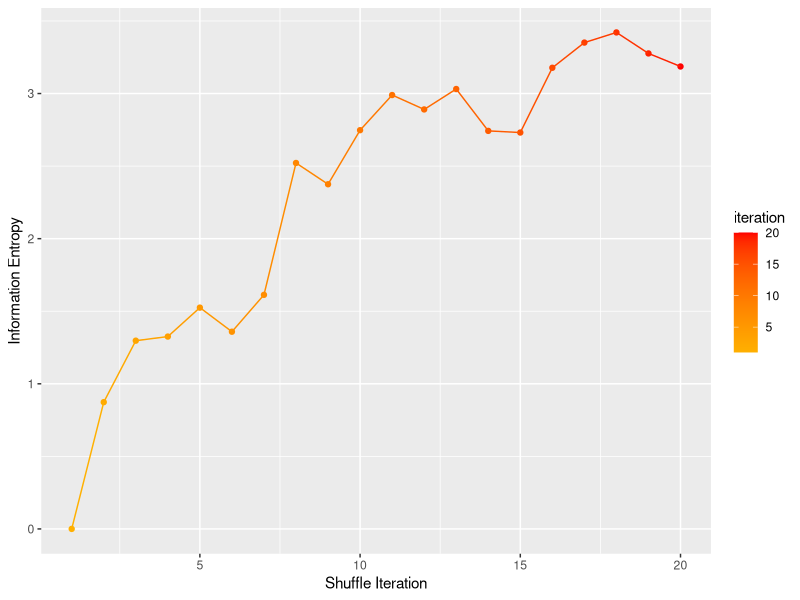
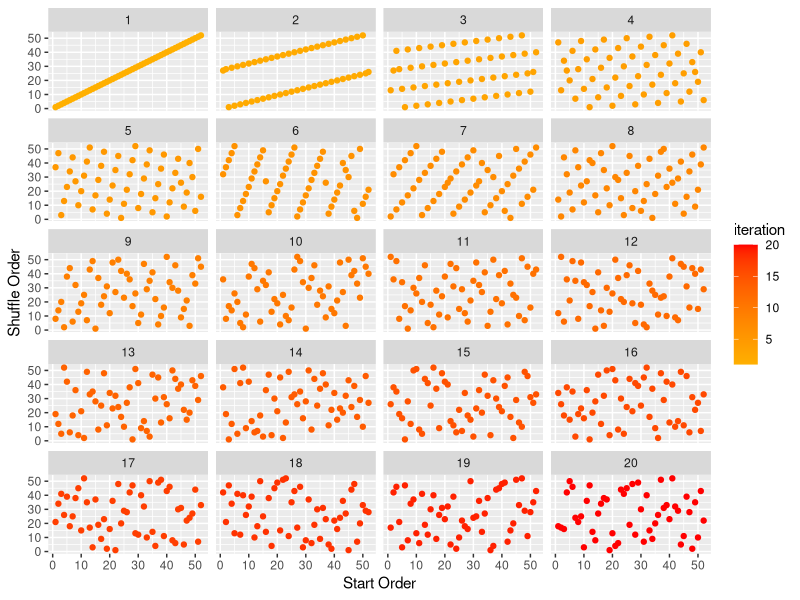
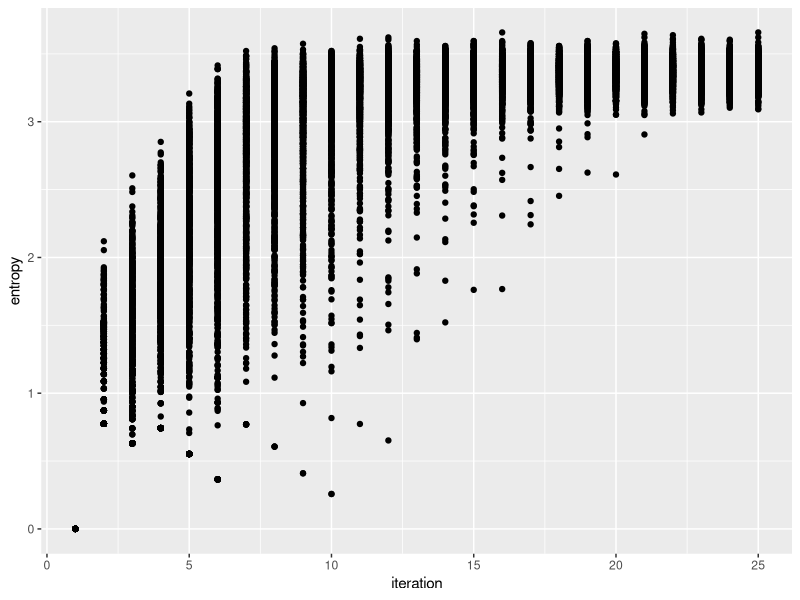

Recreate these plots in R, in order. (Note: a time limit stopped this script after it produced the figures.)
## ---- chunk 1
library(ggplot2)
# Number of cards
ncard <- 52 
# Number of shuffles to plot
nshuffle <- 20
# Parameter between 0 and 1 to control randomness of the shuffle
# Setting this closer to 1 makes the initial correlations fade away
# more slowly, setting it closer to 0 makes them fade away faster
mixprob <- 0.985 
# Make data frame to keep track of progress
shuffleorder <- NULL
startorder <- NULL
iteration <- NULL
shuffletracker <- data.frame(shuffleorder, startorder, iteration)
# Initialize cards in sequential order
startorder <- seq(1,ncard)
shuffleorder <- startorder
entropy <- rep(0, nshuffle)
# Loop over each new shuffle
for (ii in 1:nshuffle) {
    # Append previous results to data frame
    iteration <- rep(ii, ncard)
    shuffletracker <- rbind(shuffletracker, data.frame(shuffleorder,
                            startorder, iteration))
    # Calculate pairwise value difference histogram
    freq <- rep(0, ncard)
    for (ij in 1:ncard) {
        if (ij == 1) {
            idx <- shuffleorder[1] - shuffleorder[ncard]
        } else {
            idx <- shuffleorder[ij] - shuffleorder[ij-1]
        }
        # Impose periodic boundary condition
        if (idx < 1) {
            idx <- idx + ncard
        }
        freq[idx] <- freq[idx] + 1
    }
    # Sum over frequency histogram to compute entropy
    for (ij in 1:ncard) {
        if (freq[ij] == 0) {
            x <- 0
        } else {
            p <- freq[ij] / ncard
            x <- -p * log(p, base=exp(1))
        }
        entropy[ii] <- entropy[ii] + x
    }
    # Shuffle the cards to prepare for the next iteration
    lefthand <- shuffleorder[floor((ncard/2)+1):ncard]
    righthand <- shuffleorder[1:floor(ncard/2)]
    ij <- 0
    ik <- 0
    while ((ij+ik) < ncard) {
        if ((runif(1) < mixprob) & (ij < length(lefthand))) {
            ij <- ij + 1
            shuffleorder[ij+ik] <- lefthand[ij]
        }
        if ((runif(1) < mixprob) & (ik < length(righthand))) {
            ik <- ik + 1
            shuffleorder[ij+ik] <- righthand[ik]
        }
    }
}
# Plot entropy vs. shuffle iteration
iteration <- seq(1, nshuffle)
output <- data.frame(iteration, entropy)
#print(qplot(iteration, entropy, data=output, xlab="Shuffle Iteration", 
#            ylab="Information Entropy", geom=c("point", "line"),
#            color=iteration) + scale_color_gradient(low="#ffb000",
#            high="red"))
# -- plot in notebook --
qplot(iteration, entropy, data=output, xlab="Shuffle Iteration", 
            ylab="Information Entropy", geom=c("point", "line"),
            color=iteration) + scale_color_gradient(low="#ffb000",
            high="red")
# Plot gradually de-correlating sort order
#dev.new()
#print(qplot(startorder, shuffleorder, data=shuffletracker, color=iteration,
#            xlab="Start Order", ylab="Shuffle Order") + facet_wrap(~ iteration,
#            ncol=4) + scale_color_gradient(low="#ffb000", high="red"))
# -- plot in notebook --
qplot(startorder, shuffleorder, data=shuffletracker, color=iteration,
            xlab="Start Order", ylab="Shuffle Order") + facet_wrap(~ iteration,
            ncol=4) + scale_color_gradient(low="#ffb000", high="red")
## ---- chunk 2

library(ggplot2)
library(forcats)


# set random seed
set.seed(3842553)

# Number of cards
ncard <- 52 
# Number of shuffles to plot
nshuffle <- 25
# Parameter between 0 and 1 to control randomness of the shuffle
# Setting this closer to 1 makes the initial correlations fade away
# more slowly, setting it closer to 0 makes them fade away faster
mixprob <- 0.985 
# Number of runs
runs <- 1000
runnum <- NULL
iteration <- NULL
entropy <- NULL
output <- data.frame(runnum, iteration, entropy)
# Start new loop
for (runnum in 1:runs){
# Make data frame to keep track of progress
shuffleorder <- NULL
startorder <- NULL
iteration <- NULL
shuffletracker <- data.frame(shuffleorder, startorder, iteration)
# Initialize cards in sequential order
startorder <- seq(1,ncard)
shuffleorder <- startorder
entropy <- rep(0, nshuffle)
# Loop over each new shuffle
for (ii in 1:nshuffle) {
    # Append previous results to data frame
    iteration <- rep(ii, ncard)
    shuffletracker <- rbind(shuffletracker, data.frame(shuffleorder,
                            startorder, iteration))
    # Calculate pairwise value difference histogram
    freq <- rep(0, ncard)
    for (ij in 1:ncard) {
        if (ij == 1) {
            idx <- shuffleorder[1] - shuffleorder[ncard]
        } else {
            idx <- shuffleorder[ij] - shuffleorder[ij-1]
        }
        # Impose periodic boundary condition
        if (idx < 1) {
            idx <- idx + ncard
        }
        freq[idx] <- freq[idx] + 1
    }
    # Sum over frequency histogram to compute entropy
    for (ij in 1:ncard) {
        if (freq[ij] == 0) {
            x <- 0
        } else {
            p <- freq[ij] / ncard
            x <- -p * log(p, base=exp(1))
        }
        entropy[ii] <- entropy[ii] + x
    }
    # Shuffle the cards to prepare for the next iteration
    lefthand <- shuffleorder[floor((ncard/2)+1):ncard]
    righthand <- shuffleorder[1:floor(ncard/2)]
    ij <- 0
    ik <- 0
    while ((ij+ik) < ncard) {
        if ((runif(1) < mixprob) & (ij < length(lefthand))) {
            ij <- ij + 1
            shuffleorder[ij+ik] <- lefthand[ij]
        }
        if ((runif(1) < mixprob) & (ik < length(righthand))) {
            ik <- ik + 1
            shuffleorder[ij+ik] <- righthand[ik]
        }
    }
}
iteration <- seq(1, nshuffle)
output2 <- data.frame(runnum, iteration, entropy)
output <- rbind(output, output2)
}
## ---- chunk 3

# set random seed
set.seed(3842553)

# Number of cards
ncard <- 52 
# Number of shuffles to plot
nshuffle <- 25
# Parameter between 0 and 1 to control randomness of the shuffle
# Setting this closer to 1 makes the initial correlations fade away
# more slowly, setting it closer to 0 makes them fade away faster
mixprob <- 0.985 

runnum <- NULL
iteration <- NULL
entropy <- NULL
output <- data.frame(runnum, iteration, entropy)


# FUNCTION

shuffle_fun <- function(runs){

# Start new loop
for (runnum in 1:runs){
# Make data frame to keep track of progress
shuffleorder <- NULL
startorder <- NULL
iteration <- NULL
shuffletracker <- data.frame(shuffleorder, startorder, iteration)
# Initialize cards in sequential order
startorder <- seq(1,ncard)
shuffleorder <- startorder
entropy <- rep(0, nshuffle)
# Loop over each new shuffle
for (ii in 1:nshuffle) {
    # Append previous results to data frame
    iteration <- rep(ii, ncard)
    shuffletracker <- rbind(shuffletracker, data.frame(shuffleorder,
                            startorder, iteration))
    # Calculate pairwise value difference histogram
    freq <- rep(0, ncard)
    for (ij in 1:ncard) {
        if (ij == 1) {
            idx <- shuffleorder[1] - shuffleorder[ncard]
        } else {
            idx <- shuffleorder[ij] - shuffleorder[ij-1]
        }
        # Impose periodic boundary condition
        if (idx < 1) {
            idx <- idx + ncard
        }
        freq[idx] <- freq[idx] + 1
    }
    # Sum over frequency histogram to compute entropy
    for (ij in 1:ncard) {
        if (freq[ij] == 0) {
            x <- 0
        } else {
            p <- freq[ij] / ncard
            x <- -p * log(p, base=exp(1))
        }
        entropy[ii] <- entropy[ii] + x
    }
    # Shuffle the cards to prepare for the next iteration
    lefthand <- shuffleorder[floor((ncard/2)+1):ncard]
    righthand <- shuffleorder[1:floor(ncard/2)]
    ij <- 0
    ik <- 0
    while ((ij+ik) < ncard) {
        if ((runif(1) < mixprob) & (ij < length(lefthand))) {
            ij <- ij + 1
            shuffleorder[ij+ik] <- lefthand[ij]
        }
        if ((runif(1) < mixprob) & (ik < length(righthand))) {
            ik <- ik + 1
            shuffleorder[ij+ik] <- righthand[ik]
        }
    }
}
iteration <- seq(1, nshuffle)
output2 <- data.frame(runnum, iteration, entropy)
output <- rbind(output, output2)
}

output

# close shuffle_fun
} 
## ---- chunk 4

output <- shuffle_fun(1000)

## ---- chunk 5

library(ggplot2)
library(forcats)
library(dplyr)

ggplot(output, aes(x = iteration, y = entropy)) +
  geom_point()

ggplot(output, aes(group = iteration, y = entropy)) +
  geom_boxplot()

ggplot(output, aes(x = as_factor(iteration), y = entropy)) +
  geom_violin()

ggplot(output, aes(x = as.factor(iteration), y = entropy)) +
  geom_violin()


# individual lines
#ggplot(output) +
#  geom_line(aes(x = iteration, y = entropy, colour = as_factor(runnum)))
## ---- chunk 6
outputstats <- output %>%
  group_by(iteration) %>%
  summarise(entropy_mean = mean(entropy),
            entropy_sd = sd(entropy),
            entropy_se = sd(entropy) / sqrt(length(output)))

outputstats
